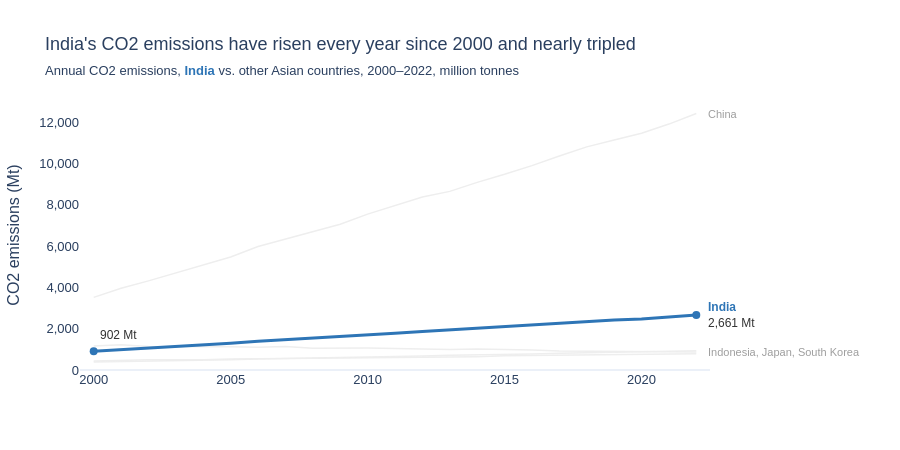

Notebook source saved alongside this figure:
### Markdown cell above
---
## Task 2 — A line chart showing CO2 emissions over time for all Asian countries in the dataset, with one country highlighted.

**Same requirements as Task 1**

### Code cell
# Task 2 — Asian countries, CO2 emissions
highlight = 'India'
asia = df[df['Region'] == 'Asia'].sort_values('Year')
others = sorted(c for c in asia['Country'].unique() if c != highlight)

trend = asia[asia['Country'] == highlight]
start, end = trend.iloc[0], trend.iloc[-1]
latest = asia[asia['Year'] == asia['Year'].max()].set_index('Country')['CO2_Mt']
small = [c for c in others if latest[c] < end['CO2_Mt']]
large = [c for c in others if latest[c] > end['CO2_Mt']]

fig = px.line(
    data_frame=asia,
    x='Year', y='CO2_Mt',
    color='Country',
    category_orders={'Country': others + [highlight]},
    color_discrete_map={**{c: '#EEEEEE' for c in others}, highlight: '#2E75B6'},
    labels={'CO2_Mt': 'CO2 emissions (Mt)', 'Year': ''},
    template='plotly_white',
    height=450
)

fig.update_traces(line=dict(width=1.5), showlegend=False)
fig.update_traces(line=dict(width=3), selector=dict(name=highlight))

fig.add_scatter(
    x=[start['Year'], end['Year']], y=[start['CO2_Mt'], end['CO2_Mt']],
    mode='markers', marker=dict(color='#2E75B6', size=8),
    hoverinfo='skip', showlegend=False
)

fig.add_annotation(
    x=start['Year'], y=start['CO2_Mt'], xanchor='left', xshift=4, yshift=16,
    text=f"{start['CO2_Mt']:,.0f} Mt",
    showarrow=False,
    font=dict(size=12, color='#333333')
)

fig.add_annotation(
    x=end['Year'], y=end['CO2_Mt'], xanchor='left', xshift=10,
    text=f"<span style='color:#2E75B6'><b>{highlight}</b></span><br>{end['CO2_Mt']:,.0f} Mt",
    showarrow=False, align='left',
    font=dict(size=12, color='#333333')
)

for group in [large, small]:
    fig.add_annotation(
        x=end['Year'], y=latest[group].mean(), xanchor='left', xshift=10,
        text=', '.join(group),
        showarrow=False, align='left',
        font=dict(size=11, color='#9E9E9E')
    )

fig.update_layout(
    title=dict(
        text=f"{highlight}'s CO2 emissions have risen every year since {start['Year']} and nearly tripled",
        subtitle=dict(text=(
            f"Annual CO2 emissions, <span style='color:#2E75B6'><b>{highlight}</b></span> vs. other Asian countries, "
            f"{start['Year']}–{end['Year']}, million tonnes"
        ))
    ),
    font=dict(family='Arial', size=13),
    xaxis=dict(showgrid=False, dtick=5, range=[start['Year'] - 0.5, end['Year'] + 0.5]),
    yaxis=dict(showgrid=False, rangemode='tozero', tickformat=','),
    margin=dict(t=100, r=190)
)

fig.show()

### Figure 1 — Plotly figure (JSON) as saved in the notebook; plotly's stock layout.template omitted (floating-point values rounded to 4 significant figures)
{"data": [{"hovertemplate": "Country=China<br>=%{x}<br>CO2 emissions (Mt)=%{y}<extra></extra>", "legendgroup": "China", "line": {"color": "#EEEEEE", "dash": "solid", "width": 1.5}, "marker": {"symbol": "circle"}, "mode": "lines", "name": "China", "orientation": "v", "showlegend": false, "type": "scatter", "x": [2000, 2001, 2002, 2003, 2004, 2005, 2006, 2007, 2008, 2009, 2010, 2011, 2012, 2013, 2014, 2015, 2016, 2017, 2018, 2019, 2020, 2021, 2022], "xaxis": "x", "y": [3514.0, 3952.0, 4312.0, 4692.0, 5079.0, 5468.0, 5974.0, 6323.0, 6673.0, 7053.0, 7543.0, 7972.0, 8365.0, 8641.0, 9078.0, 9466.0, 9887.0, 10360.0, 10790.0, 11130.0, 11450.0, 11900.0, 12410.0], "yaxis": "y"}, {"hovertemplate": "Country=Indonesia<br>=%{x}<br>CO2 emissions (Mt)=%{y}<extra></extra>", "legendgroup": "Indonesia", "line": {"color": "#EEEEEE", "dash": "solid", "width": 1.5}, "marker": {"symbol": "circle"}, "mode": "lines", "name": "Indonesia", "orientation": "v", "showlegend": false, "type": "scatter", "x": [2000, 2001, 2002, 2003, 2004, 2005, 2006, 2007, 2008, 2009, 2010, 2011, 2012, 2013, 2014, 2015, 2016, 2017, 2018, 2019, 2020, 2021, 2022], "xaxis": "x", "y": [382.8, 400.4, 430.7, 453.8, 482.6, 501.9, 533.0, 551.8, 586.6, 602.5, 614.5, 647.3, 680.1, 717.7, 736.3, 738.2, 768.8, 813.7, 834.8, 872.3, 876.5, 898.5, 930.5], "yaxis": "y"}, {"hovertemplate": "Country=Japan<br>=%{x}<br>CO2 emissions (Mt)=%{y}<extra></extra>", "legendgroup": "Japan", "line": {"color": "#EEEEEE", "dash": "solid", "width": 1.5}, "marker": {"symbol": "circle"}, "mode": "lines", "name": "Japan", "orientation": "v", "showlegend": false, "type": "scatter", "x": [2000, 2001, 2002, 2003, 2004, 2005, 2006, 2007, 2008, 2009, 2010, 2011, 2012, 2013, 2014, 2015, 2016, 2017, 2018, 2019, 2020, 2021, 2022], "xaxis": "x", "y": [1166.0, 1220.0, 1136.0, 1131.0, 1151.0, 1127.0, 1101.0, 1133.0, 1050.0, 1061.0, 1064.0, 1042.0, 1005.0, 990.9, 1010.0, 996.6, 967.4, 925.1, 916.6, 914.5, 902.8, 898.1, 865.1], "yaxis": "y"}, {"hovertemplate": "Country=South Korea<br>=%{x}<br>CO2 emissions (Mt)=%{y}<extra></extra>", "legendgroup": "South Korea", "line": {"color": "#EEEEEE", "dash": "solid", "width": 1.5}, "marker": {"symbol": "circle"}, "mode": "lines", "name": "South Korea", "orientation": "v", "showlegend": false, "type": "scatter", "x": [2000, 2001, 2002, 2003, 2004, 2005, 2006, 2007, 2008, 2009, 2010, 2011, 2012, 2013, 2014, 2015, 2016, 2017, 2018, 2019, 2020, 2021, 2022], "xaxis": "x", "y": [438.1, 481.5, 490.6, 490.8, 494.6, 537.2, 539.0, 566.1, 570.0, 585.4, 595.9, 620.6, 631.1, 649.6, 646.2, 686.5, 704.0, 706.0, 738.5, 750.8, 755.8, 777.3, 789.5], "yaxis": "y"}, {"hovertemplate": "Country=India<br>=%{x}<br>CO2 emissions (Mt)=%{y}<extra></extra>", "legendgroup": "India", "line": {"color": "#2E75B6", "dash": "solid", "width": 3}, "marker": {"symbol": "circle"}, "mode": "lines", "name": "India", "orientation": "v", "showlegend": false, "type": "scatter", "x": [2000, 2001, 2002, 2003, 2004, 2005, 2006, 2007, 2008, 2009, 2010, 2011, 2012, 2013, 2014, 2015, 2016, 2017, 2018, 2019, 2020, 2021, 2022], "xaxis": "x", "y": [901.6, 974.6, 1056.0, 1146.0, 1205.0, 1291.0, 1396.0, 1466.0, 1542.0, 1637.0, 1687.0, 1774.0, 1865.0, 1945.0, 1994.0, 2092.0, 2177.0, 2267.0, 2345.0, 2419.0, 2466.0, 2580.0, 2661.0], "yaxis": "y"}, {"hoverinfo": "skip", "marker": {"color": "#2E75B6", "size": 8}, "mode": "markers", "showlegend": false, "type": "scatter", "x": [2000, 2022], "y": [901.6, 2661.0]}], "layout": {"annotations": [{"font": {"color": "#333333", "size": 12}, "showarrow": false, "text": "902 Mt", "x": 2000, "xanchor": "left", "xshift": 4, "y": 901.6, "yshift": 16}, {"align": "left", "font": {"color": "#333333", "size": 12}, "showarrow": false, "text": "<span style='color:#2E75B6'><b>India</b></span><br>2,661 Mt", "x": 2022, "xanchor": "left", "xshift": 10, "y": 2661.0}, {"align": "left", "font": {"color": "#9E9E9E", "size": 11}, "showarrow": false, "text": "China", "x": 2022, "xanchor": "left", "xshift": 10, "y": 12410.0}, {"align": "left", "font": {"color": "#9E9E9E", "size": 11}, "showarrow": false, "text": "Indonesia, Japan, South Korea", "x": 2022, "xanchor": "left", "xshift": 10, "y": 861.7}], "font": {"family": "Arial", "size": 13}, "height": 450, "legend": {"title": {"text": "Country"}, "tracegroupgap": 0}, "margin": {"r": 190, "t": 100}, "title": {"subtitle": {"text": "Annual CO2 emissions, <span style='color:#2E75B6'><b>India</b></span> vs. other Asian countries, 2000–2022, million tonnes"}, "text": "India's CO2 emissions have risen every year since 2000 and nearly tripled"}, "xaxis": {"anchor": "y", "domain": [0.0, 1.0], "dtick": 5, "range": [2000.0, 2022.0], "showgrid": false, "title": {"text": ""}}, "yaxis": {"anchor": "x", "domain": [0.0, 1.0], "rangemode": "tozero", "showgrid": false, "tickformat": ",", "title": {"text": "CO2 emissions (Mt)"}}}}
